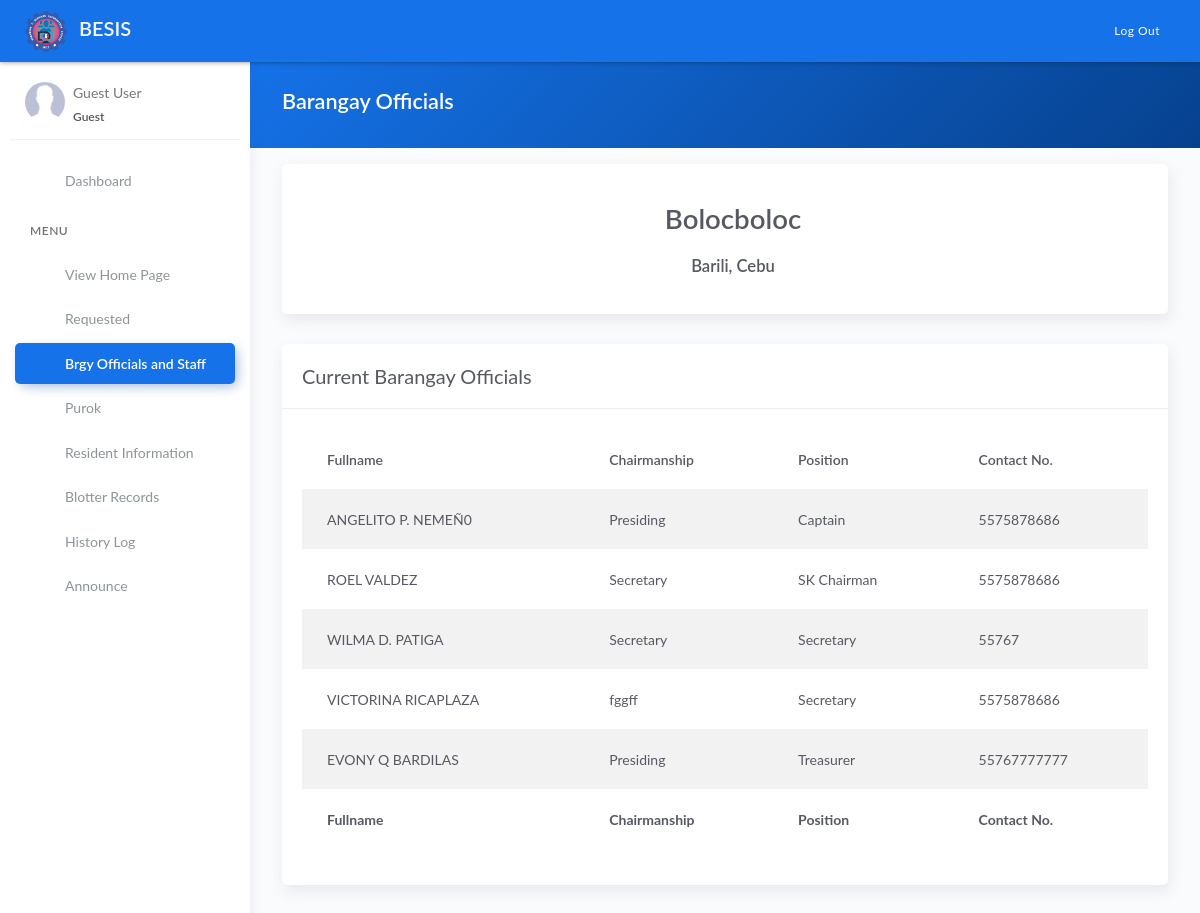
The app's page /officials.php, older data.
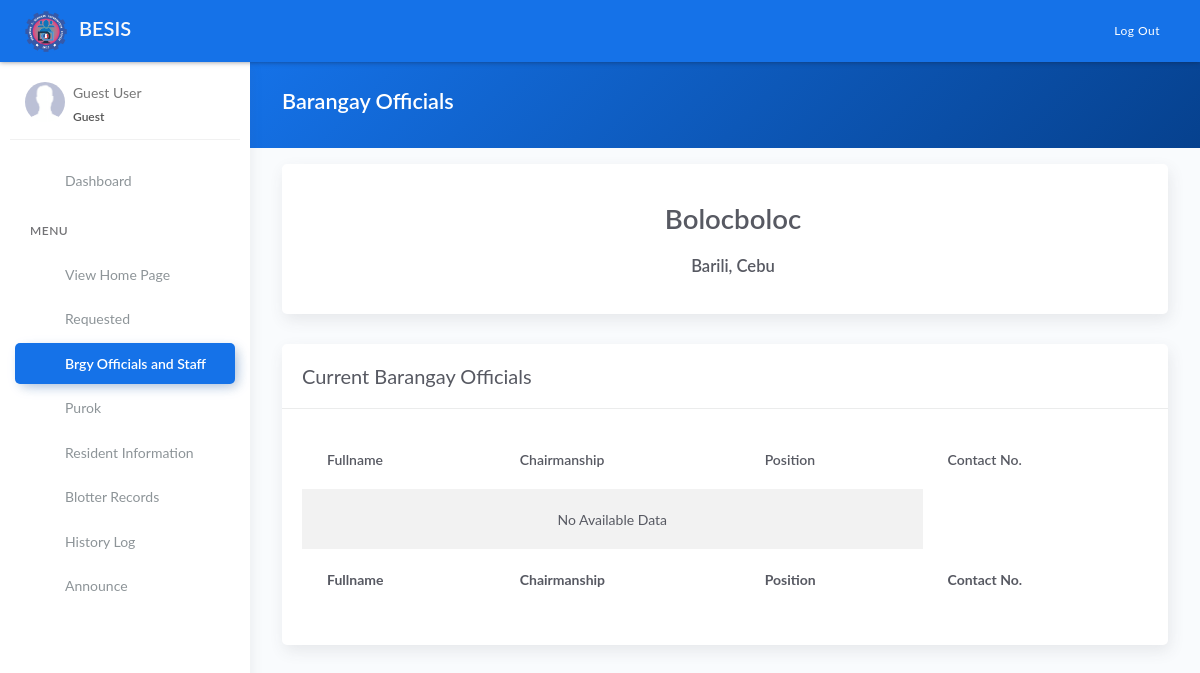
The same page, newer data.
### tables this page shows
CREATE TABLE `tblofficials` (
  `id` int(11) NOT NULL AUTO_INCREMENT,
  `name` varchar(50) DEFAULT NULL,
  `chairmanship` varchar(50) DEFAULT NULL,
  `position` varchar(50) DEFAULT NULL,
  `contact` varchar(11) DEFAULT NULL,
  `termstart` date DEFAULT NULL,
  `termend` date DEFAULT NULL,
  `status` varchar(20) DEFAULT NULL,
  PRIMARY KEY (`id`)
);

CREATE TABLE `tblchairmanship` (
  `id` int(11) NOT NULL AUTO_INCREMENT,
  `title` varchar(100) DEFAULT NULL,
  PRIMARY KEY (`id`)
);

CREATE TABLE `tblposition` (
  `id` int(11) NOT NULL AUTO_INCREMENT,
  `position` varchar(50) DEFAULT NULL,
  `order` int(11) DEFAULT NULL,
  PRIMARY KEY (`id`)
);

### model/fetch_brgy_info.php (called while the page is built, shortened)
<?php
    $query = "SELECT * FROM tblbrgy_info";
    $result = $conn->query($query);
	$row = $result->fetch_assoc();
	if($row){
		$province = $row['province'];
		$town	= $row['town'];
	}
?>

### officials.php (the view, shortened to what this page needs)
<?php include 'server/server.php' ?>
<?php
	if(isset($_SESSION['role'])){
		if($_SESSION['role'] =='staff'){
			$off_q = "SELECT *,tblofficials.id as id, tblposition.id as pos_id,tblchairmanship.id as chair_id FROM tblofficials JOIN tblposition ON tblposition.id=tblofficials.position JOIN tblchairmanship ON tblchairmanship.id=tblofficials.chairmanship WHERE `status`='Active' ORDER BY tblposition.order ASC ";
		}else{
			$off_q = "SELECT *,tblofficials.id as id, tblposition.id as pos_id,tblchairmanship.id as chair_id FROM tblofficials JOIN tblposition ON tblposition.id=tblofficials.position JOIN tblchairmanship ON tblchairmanship.id=tblofficials.chairmanship ORDER BY tblposition.order ASC, `status` ASC ";
		}
	}else{
		$off_q = "SELECT *,tblofficials.id as id, tblposition.id as pos_id,tblchairmanship.id as chair_id FROM tblofficials JOIN tblposition ON tblposition.id=tblofficials.position JOIN tblchairmanship ON tblchairmanship.id=tblofficials.chairmanship WHERE `status`='Active' ORDER BY tblposition.order ASC ";
	}
	$res_o = $conn->query($off_q);
	$official = array();
	while($row = $res_o->fetch_assoc()){
		$official[] = $row;
	}
?>
<!DOCTYPE html>
<html lang="en">
<head>
	<?php include 'templates/header.php' ?>
</head>
<body>
	<div class="wrapper">
		<?php include 'templates/main-header.php' ?>
		<?php include 'templates/sidebar.php' ?>
		<div class="main-panel">
			<div class="content">
				<div class="panel-header bg-primary-gradient">
					<div class="page-inner">
						<div class="d-flex align-items-left align-items-md-center flex-column flex-md-row">
							<div>
								<h2 class="text-white fw-bold">Barangay Officials</h2>
							</div>
						</div>
					</div>
				</div>
				<div class="page-inner">
					<div class="row mt--2">
						<div class="col-md-12">
							<div class="card">
								<div class="card-body">
									<div class="d-flex flex-wrap pb-2 justify-content-between">
										<div class="px-2 pb-2 pb-md-0 text-center">
										</div>
										<div class="px-2 pb-2 pb-md-0 text-center">
											<h1 class="fw-bold mt-3">Bolocboloc</h1>
											<h4 class="fw-bold mt-3"><?= ucwords($town) ?>, <?= ucwords($province) ?> </h4>
										</div>
									</div>
								</div>
							</div>
							<div class="card">
								<div class="card-header">
									<div class="card-head-row">
										<div class="card-title">Current Barangay Officials</div>
									</div>
								</div>
								<div class="card-body">
									<div class="table-responsive">
										<table class="table table-striped">
											<thead>
												<tr>
													<th scope="col">Fullname</th>
													<th scope="col">Chairmanship</th>
													<th scope="col">Position</th>
                                                    <th scope="col">Contact No.</th>
												</tr>
											</thead>
											<tbody>
												<?php if(!empty($official)): ?>
													<?php foreach($official as $row): ?>
														<tr>
															<td class="text-uppercase"><?= $row['name'] ?></td>
															<td><?= $row['title'] ?></td>
															<td><?= $row['position'] ?></td>
                                                            <td><?= $row['contact'] ?></td>
														</tr>
													<?php endforeach ?>
												<?php else: ?>
													<tr>
														<td colspan="3" class="text-center">No Available Data</td>
													</tr>
												<?php endif ?>
											</tbody>
											<tfoot>
												<tr>
													<th scope="col">Fullname</th>
													<th scope="col">Chairmanship</th>
													<th scope="col">Position</th>
                                                    <th scope="col">Contact No.</th>
												</tr>
											</tfoot>
										</table>
									</div>
								</div>
							</div>
						</div>
					</div>
				</div>
			</div>
		</div>
	</div>
</body>
</html>

Row changes from the older to the newer data that the page shows:
removed tblofficials: name "ANGELITO P. NEMEÑ0", tblchairmanship.title "Presiding", tblposition.position "Captain", contact "5575878686"
removed tblofficials: name "ROEL VALDEZ", tblchairmanship.title "Secretary", tblposition.position "SK Chairman", contact "5575878686"
removed tblofficials: name "WILMA D. PATIGA", tblchairmanship.title "Secretary", tblposition.position "Secretary", contact "55767"
removed tblofficials: name "VICTORINA RICAPLAZA", tblchairmanship.title "fggff", tblposition.position "Secretary", contact "5575878686"
no longer on this page (row edited): tblofficials: name "EVONY Q BARDILAS", tblchairmanship.title "Presiding", tblposition.position "Treasurer", contact "55767777777"
Text that changed along with them:
text now shown: "No Available Data"
